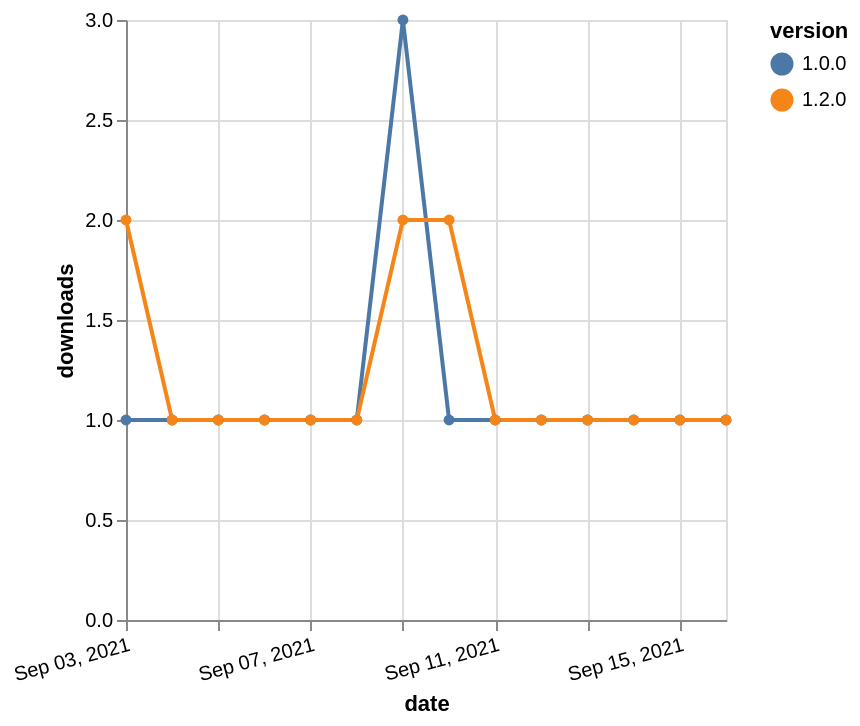

Write the Vega-Lite specification saved for this chart.
### Vega-Lite specification from a JSON file in a GitHub repository (floating-point values rounded to 4 significant figures)
{"$schema": "https://vega.github.io/schema/vega-lite/v5.json", "description": "A simple bar chart with embedded data.", "data": {"values": [{"date": "2021-09-03", "total": 166, "delta": 1, "version": "1.0.0"}, {"date": "2021-09-04", "total": 167, "delta": 1, "version": "1.0.0"}, {"date": "2021-09-05", "total": 168, "delta": 1, "version": "1.0.0"}, {"date": "2021-09-06", "total": 169, "delta": 1, "version": "1.0.0"}, {"date": "2021-09-07", "total": 170, "delta": 1, "version": "1.0.0"}, {"date": "2021-09-08", "total": 171, "delta": 1, "version": "1.0.0"}, {"date": "2021-09-09", "total": 174, "delta": 3, "version": "1.0.0"}, {"date": "2021-09-10", "total": 175, "delta": 1, "version": "1.0.0"}, {"date": "2021-09-11", "total": 176, "delta": 1, "version": "1.0.0"}, {"date": "2021-09-12", "total": 177, "delta": 1, "version": "1.0.0"}, {"date": "2021-09-13", "total": 178, "delta": 1, "version": "1.0.0"}, {"date": "2021-09-14", "total": 179, "delta": 1, "version": "1.0.0"}, {"date": "2021-09-15", "total": 180, "delta": 1, "version": "1.0.0"}, {"date": "2021-09-16", "total": 181, "delta": 1, "version": "1.0.0"}, {"date": "2021-09-03", "total": 119, "delta": 2, "version": "1.2.0"}, {"date": "2021-09-04", "total": 120, "delta": 1, "version": "1.2.0"}, {"date": "2021-09-05", "total": 121, "delta": 1, "version": "1.2.0"}, {"date": "2021-09-06", "total": 122, "delta": 1, "version": "1.2.0"}, {"date": "2021-09-07", "total": 123, "delta": 1, "version": "1.2.0"}, {"date": "2021-09-08", "total": 124, "delta": 1, "version": "1.2.0"}, {"date": "2021-09-09", "total": 126, "delta": 2, "version": "1.2.0"}, {"date": "2021-09-10", "total": 128, "delta": 2, "version": "1.2.0"}, {"date": "2021-09-11", "total": 129, "delta": 1, "version": "1.2.0"}, {"date": "2021-09-12", "total": 130, "delta": 1, "version": "1.2.0"}, {"date": "2021-09-13", "total": 131, "delta": 1, "version": "1.2.0"}, {"date": "2021-09-14", "total": 132, "delta": 1, "version": "1.2.0"}, {"date": "2021-09-15", "total": 133, "delta": 1, "version": "1.2.0"}, {"date": "2021-09-16", "total": 134, "delta": 1, "version": "1.2.0"}]}, "width": "container", "mark": {"type": "line", "point": {"filled": true}}, "encoding": {"x": {"field": "date", "type": "temporal", "timeUnit": "yearmonthdate", "title": "date", "axis": {"labelAngle": -15}}, "y": {"field": "delta", "type": "quantitative", "title": "downloads"}, "color": {"field": "version", "type": "nominal"}, "tooltip": {"field": "delta"}}}
